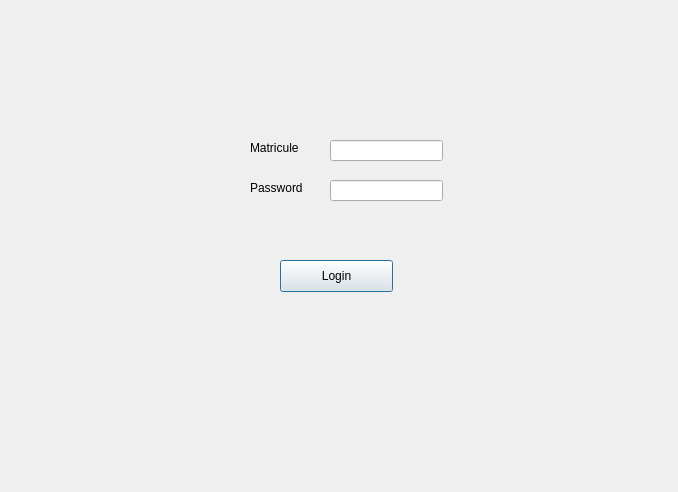
<?xml version="1.0" encoding="UTF-8"?>
<ui version="4.0">
 <class>login</class>
 <widget class="QDialog" name="login">
  <property name="geometry">
   <rect>
    <x>0</x>
    <y>0</y>
    <width>678</width>
    <height>492</height>
   </rect>
  </property>
  <property name="windowTitle">
   <string>Dialog</string>
  </property>
  <widget class="QLineEdit" name="matricule">
   <property name="geometry">
    <rect>
     <x>330</x>
     <y>140</y>
     <width>113</width>
     <height>21</height>
    </rect>
   </property>
  </widget>
  <widget class="QLineEdit" name="password">
   <property name="geometry">
    <rect>
     <x>330</x>
     <y>180</y>
     <width>113</width>
     <height>21</height>
    </rect>
   </property>
  </widget>
  <widget class="QLabel" name="label">
   <property name="geometry">
    <rect>
     <x>250</x>
     <y>140</y>
     <width>60</width>
     <height>16</height>
    </rect>
   </property>
   <property name="text">
    <string>Matricule</string>
   </property>
  </widget>
  <widget class="QLabel" name="label_2">
   <property name="geometry">
    <rect>
     <x>250</x>
     <y>180</y>
     <width>60</width>
     <height>16</height>
    </rect>
   </property>
   <property name="text">
    <string>Password</string>
   </property>
  </widget>
  <widget class="QPushButton" name="loginBtn">
   <property name="geometry">
    <rect>
     <x>280</x>
     <y>260</y>
     <width>113</width>
     <height>32</height>
    </rect>
   </property>
   <property name="text">
    <string>Login</string>
   </property>
  </widget>
  <widget class="QLabel" name="status">
   <property name="geometry">
    <rect>
     <x>230</x>
     <y>310</y>
     <width>181</width>
     <height>41</height>
    </rect>
   </property>
   <property name="text">
    <string/>
   </property>
  </widget>
 </widget>
 <resources/>
 <connections/>
</ui>
